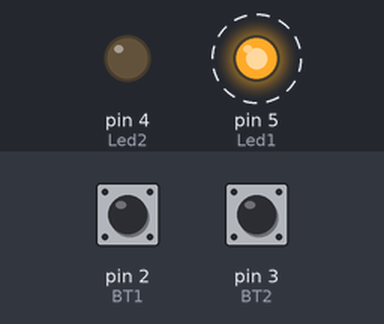
The sketch below on a simulated Arduino Uno, built with avr-gcc and run on an emulated ATmega328P. Shown: output pins drawn as LEDs (lit = HIGH). Dashed ring = blinking. The test bench sets the inputs (shaded band); at power-on: pin 2 (BT1) HIGH, pin 3 (BT2) HIGH.

Above: at 4.25 s.
5.1 s: pin 2 (BT1) pulled LOW for 0.15 s
At 5.8 s:
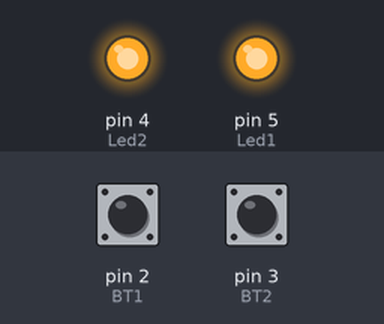
8.1 s: pin 3 (BT2) pulled LOW for 0.15 s
9.7 s: pin 3 (BT2) pulled LOW for 1 s
At 13.6 s:
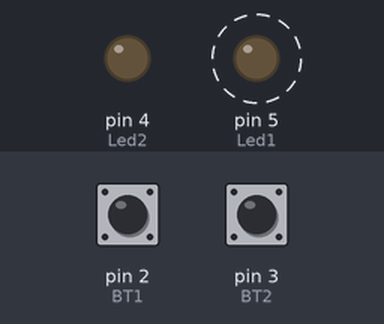
13.7 s: pin 3 (BT2) pulled LOW for 3.2 s
At 14.3 s:
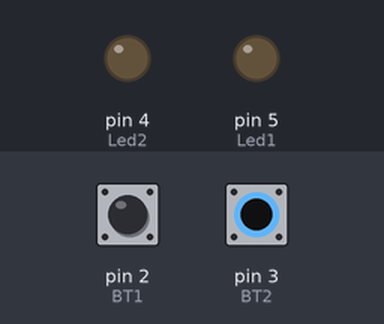
Timing chart, 0 to 16.7 s (numbered marks = the images above; inputs shaded):
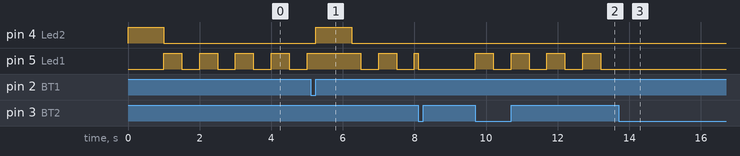

Measured:
- after the input at 5.1 s, pin 4 (Led2): LOW → HIGH after 0.15 s, → LOW 1.0 s later
- after the input at 9.7 s, pin 5 (Led1): alternates HIGH for 0.50 s and LOW for 0.50 s, starting at once
- after the input at 13.7 s, pin 5 (Led1): stops changing and stays LOW
- by itself, pin 5 (Led1): alternates HIGH for 0.50 s and LOW for 0.50 s

The sketch:

Felipe_Tagawa_Reis_2037_Ex2_Rel_6.ino
```cpp
#define BT1 PD2 // INT0
#define BT2 PD3 // INT1
#define Led1 PD5 // Led1
#define Led2 PD4 // Led2

// Volatile ajuda em erros de compilação(não funciona sem)
volatile bool ativa_INT0 = true;

ISR(INT0_vect) {
    PORTD ^= (1 << Led2); // Alterna Led2
    _delay_ms(1000);
    PORTD ^= (1 << Led2); // Desliga Led2
}

ISR(INT1_vect) {
    if (ativa_INT0) {
        // Desativa INT0
        EIMSK &= ~(1 << INT0);
        ativa_INT0 = false;
        PORTD &= ~(1 << Led1); // Apaga Led1 ao desativar INT0
    } else {
        // Ativa INT0
        EIMSK |= (1 << INT0);
        ativa_INT0 = true;
    }
}

int main() {
    // PD2 e PD3 são padrões para INT0 e INT1, respectivamente.
    EICRA |= (1 << ISC01) | (1 << ISC00); // INT0 - Transição de subida
    EICRA |= (1 << ISC11); // INT1 - Transição de descida.

    DDRD |= (1 << Led1) | (1 << Led2); // Definindo os Leds como saída.
    PORTD |= (1 << BT1) | (1 << BT2); // Habilitando pull-up nos botões.

    EIMSK |= (1 << INT0) | (1 << INT1); // Ativa INT0 e INT1 no início

    sei(); // Habilita interrupções globais.

    while (1) {
        if (ativa_INT0) {
            PORTD ^= (1 << Led1); // Led1 pisca apenas se INT0 estiver ativado
            _delay_ms(500);
        }
    }
}
```
